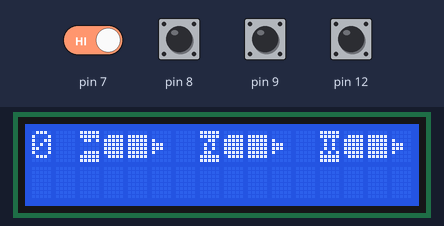
Bench run of a sketch on a simulated Arduino Uno, built with avr-gcc and run on an emulated ATmega328P. On the bench: 16×2 character LCD. The inputs (shaded band) are chosen by the test bench; at power-on: pin 7–9, pin 12 HIGH.

Above: at 1.2 s.
1.3 s: pin 12 pulled LOW for 1 s
At 3.1 s:
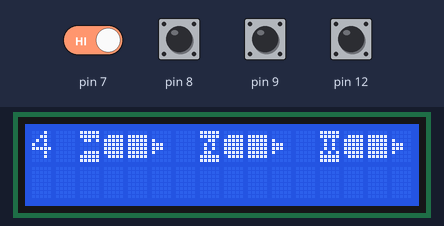
3.8 s: pin 8 pulled LOW for 0.15 s
At 4.23 s:
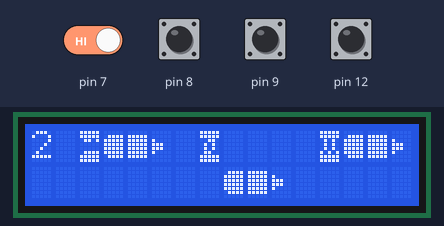
6.4 s: pin 9 pulled LOW for 1 s
At 7.46 s:
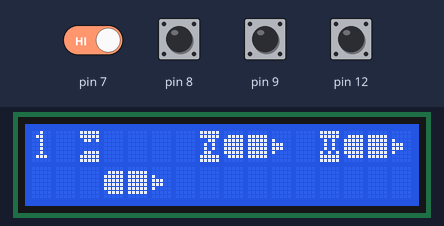
9.3 s: pin 9 pulled LOW for 0.15 s
At 11.2 s:
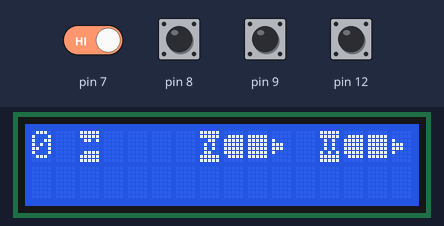
11.3 s: pin 7 driven LOW and pin 12 driven LOW
At 12.7 s:
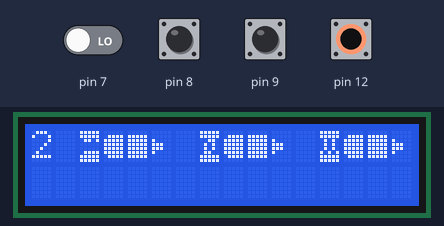
14.3 s: pin 7 driven HIGH
At 19.1 s:
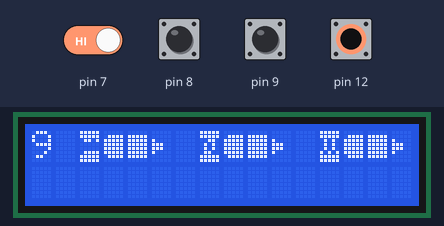
Timing chart, 0 to 20.0 s (numbered marks = the images above; inputs shaded):
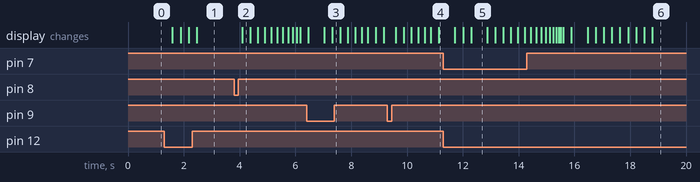

Measured:
- after the input at 1.3 s, the display: first changes after 0.29 s (image 1 shows a later state)
- after the input at 3.8 s, the display: changes after 0.29 s (image 2)
- after the input at 9.3 s, the display: first changes after 0.29 s (image 4 shows a later state)
- after the input at 11.3 s, the display: first changes after 0.42 s (image 5 shows a later state)
- what the display in image 5 shows lasts 0.6 s, from 12.3 s to 12.9 s

The sketch:

expendedora.ino
```cpp
#include <LiquidCrystal.h>
LiquidCrystal lcd(13,10,6,5,4,3);
byte floor1[] = {B11111,B11111,B01101,B00000,B00000,B01111,B11111,B11111};
byte botdown[] = {B00000,B01111,B11111,B11111,B11111,B11111,B01111,B00000};
byte botup[] = {B00000,B00000,B10000,B11100,B11100,B10000,B00000,B00000};
byte floor2[] = {B11111,B11111,B00110,B01010,B01010,B01100,B11111,B11111};
byte floor3[] = {B11111,B11111,B01010,B01010,B01010,B10101,B11111,B11111};
byte botmid[] = {B00000,B11111,B11111,B11111,B11111,B11111,B11111,B00000};
bool J1=0,K1=0,D=0,B=0;
bool J0=0,K0=0,C=0,A=0;
bool S0=0,S1=0,S2=0,J=0,K=0,I=0;
int i=0,j=0,k=0,t=288,l=t,r=18,c=0,p=0;
unsigned long auxtime;

void setup() {
 lcd.begin(16, 2);
 lcd.createChar(0, floor1);
 lcd.createChar(1, botdown);
 lcd.createChar(2, botup);
 lcd.createChar(3, floor2);
 lcd.createChar(6, floor3);
 lcd.createChar(5, botmid);
 pinMode(12,INPUT_PULLUP);
 pinMode(9,INPUT_PULLUP);
 pinMode(8,INPUT_PULLUP);
 pinMode(7,INPUT_PULLUP);
 lcd.setCursor(2,0);
 lcd.write(byte(0));
 lcd.setCursor(7,0);
 lcd.write(byte(3));
 lcd.setCursor(12,0);
 lcd.write(byte(6)); }


void loop() {
  coin();sel();checkJ();
  eqff();eqout();ff0();ff1();
  if(S0==1){coindec();p=0;i=0;clrbot();
    for (k=0;k<=(5*i)+3;k++){bot();delay(t);t=t-r;}clrout();}
  else{i=0;j=0;k=0;bot();}
  if(S1==1){coindec();p=0;i=1;clrbot();
    for (k=0;k<=(5*i)+3;k++){bot();delay(t);t=t-r;}clrout();}
  else{i=1;j=0;k=0;bot();}
  if(S2==1){coindec();p=0;i=2;clrbot();
    for (k=0;k<=(5*i)+3;k++){bot();delay(t);t=t-r;}clrout();}
  else{i=2;j=0;k=0;bot();}}

void ff0(){
  if (J0==0 && K0==0){C=C;}
  if (J0==0 && K0==1){C=0;}
  if (J0==1 && K0==0){C=1;}
  if (J0==1 && K0==1){C=!C;}}
void ff1(){
  if (J1==0 && K1==0){D=D;}
  if (J1==0 && K1==1){D=0;}
  if (J1==1 && K1==0){D=1;}
  if (J1==1 && K1==1){D=!D;}}
void eqff(){
  A=J&&I;
  B=J&&K;
  J1=B&&!C;
  K1=1;
  J0=A&&!D;
  K0=1;}
void eqout(){
  S0=A&&!B&&!C&&!D;
  S1=!A&&B&&!C&&!D;
  S2=A&&B&&!C&&!D;}
void sel(){
    if(digitalRead(9)==0){K=0;I=1;delay(t);p=1;}
    else if(digitalRead(8)==0){K=1;I=0;delay(t);p=2;}
    else if(digitalRead(7)==0){K=1;I=1;delay(t);p=3;}
    else {K=0;I=0;}}
void coin(){
  if(digitalRead(12)==0 && c<9){c++;delay(t);}
  lcd.setCursor(0,0);lcd.print(c);}
void clrbot(){
  lcd.setCursor(5*i+3,0);
  lcd.print("   ");j++;}
void clrout(){lcd.setCursor(0,1);
  lcd.write(byte(5));
  lcd.write(byte(2));
  lcd.print(" "); delay(t);
  lcd.setCursor(0,1);
  lcd.write(byte(2));
  lcd.print(" "); t=l;delay(t);
  lcd.setCursor(0,1);
  lcd.print(" ");delay(t);}
void bot(){
  lcd.setCursor(5*i+3-k,j);
  lcd.write(byte(1));
  lcd.write(byte(5));
  lcd.write(byte(2));
  lcd.print(" ");}

void coindec(){c=c-p;lcd.setCursor(0,0);lcd.print(c);}
void checkJ(){if(c>=p){J=1;}
  else{J=0;}}
```
